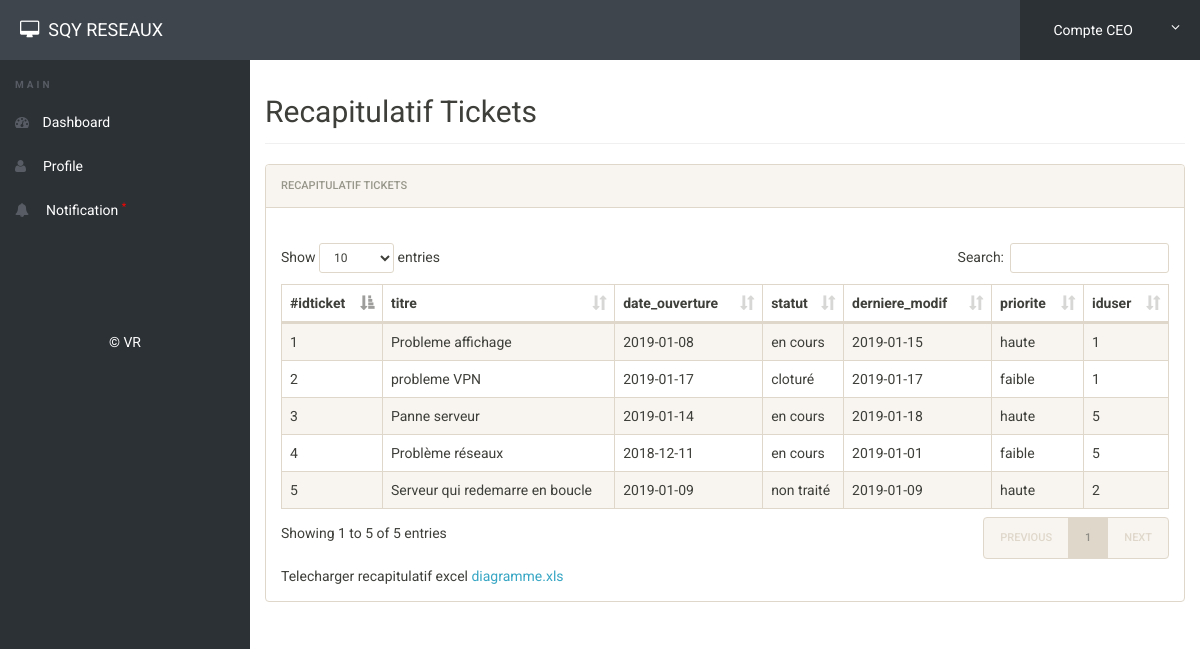
/ceo/ticket.php (signed in), run on the app's committed database.
### tables this page shows
CREATE TABLE IF NOT EXISTS `ticket` (
  `idticket` int(11) NOT NULL AUTO_INCREMENT,
  `titre` varchar(255) NOT NULL,
  `date_ouverture` date NOT NULL,
  `statut` varchar(50) NOT NULL,
  `derniere_modif` date NOT NULL,
  `priorite` varchar(50) NOT NULL,
  `iduser` int(11) NOT NULL,
  PRIMARY KEY (`idticket`),
  KEY `ticket_client_FK` (`iduser`)
);

### ceo/ticket.php (the view, shortened to what this page needs)
<?php
include('includes/config.php');
if(strlen($_SESSION['alogin'])==0)
	{
header('location:index.php');
}
else{
 ?>
<!doctype html>
<html lang="en" class="no-js">
<head>
	<link rel="stylesheet" href="css/font-awesome.min.css">
	<link rel="stylesheet" href="css/bootstrap.min.css">
	<link rel="stylesheet" href="css/dataTables.bootstrap.min.css">
	<link rel="stylesheet" href="css/bootstrap-social.css">
	<link rel="stylesheet" href="css/bootstrap-select.css">
	<link rel="stylesheet" href="css/fileinput.min.css">
	<link rel="stylesheet" href="css/awesome-bootstrap-checkbox.css">
	<link rel="stylesheet" href="css/style.css">
</head>
<body>
	<?php include('includes/header.php');?>
	<div class="ts-main-content">
		<?php include('includes/leftbar.php');?>
		<div class="content-wrapper">
			<div class="container-fluid">
				<div class="row">
					<div class="col-md-12">
						<h2 class="page-title">Recapitulatif Tickets</h2>
						<div class="panel panel-default">
							<div class="panel-heading">Recapitulatif Tickets</div>
							<div class="panel-body">
								<table id="zctb" class="display table table-striped table-bordered table-hover" cellspacing="0" width="100%">
									<thead>
										<tr>
										       <th>#idticket</th>
												<th>titre</th>
												<th>date_ouverture</th>
                                                <th>statut</th>
                                                <th>derniere_modif</th>
											    <th>priorite</th>
												<th>iduser</th>
										</tr>
									</thead>
									<tbody>
									<br>
<?php
$reciver = 'Admin';
$sql = "SELECT * from  ticket";
$query = $dbh -> prepare($sql);
$query-> bindParam(':reciver', $reciver, PDO::PARAM_STR);
$query->execute();
$results=$query->fetchAll(PDO::FETCH_OBJ);
$cnt=1;
if($query->rowCount() > 0)
{
foreach($results as $result)
{				?>
										<tr>
                                            <td><?php echo htmlentities($result->idticket);?></td>
											<td><?php echo htmlentities($result->titre);?></td>
                                            <td><?php echo htmlentities($result->date_ouverture);?></td>
											<td><?php echo htmlentities($result->statut);?></td>
											<td><?php echo htmlentities($result->derniere_modif);?></td>
											<td><?php echo htmlentities($result->priorite);?></td>
											<td><?php echo htmlentities($result->iduser);?></td>
										</tr>
										<?php $cnt=$cnt+1; }} ?>
									</tbody>
								</table>
								<object type="application/vnd.ms-excel"
        data="test.xlsx" width="300" height="200">Telecharger recapitulatif excel <a href="test.xlsx">diagramme.xls</a>
</object>
							</div>
						</div>
					</div>
				</div>
			</div>
		</div>
	</div>
</body>
</html>
<?php } ?>

### ceo/includes/header.php (shortened to what this page needs)
<div class="brand clearfix">
<h4 class="pull-left text-white" style="margin:20px 0px 0px 20px"><i class="fa fa-desktop"></i>&nbsp; SQY RESEAUX</h4>
		<ul class="ts-profile-nav">
			<li class="ts-account">
				<a href="#"><img src="img/ts-avatar.jpg" class="ts-avatar hidden-side" alt=""> Compte CEO <i class="fa fa-angle-down hidden-side"></i></a>
			</li>
		</ul>
	</div>

### ceo/includes/leftbar.php (shortened to what this page needs)
<nav class="ts-sidebar">
		<ul class="ts-sidebar-menu">
			<li class="ts-label">Main</li>
			<li><a href="dashboard.php"><i class="fa fa-dashboard"></i> Dashboard</a></li>
		<li><a href="profile.php"><i class="fa fa-user"></i> &nbsp;Profile</a>
		</li>
		<li><a href="notification.php"><i class="fa fa-bell"></i> &nbsp;Notification <sup style="color:red">*</sup></a>
		</li>
		</ul>
		<p class="text-center" style="color:#ffffff; margin-top: 100px;">© VR</p>
	</nav>

### ceo/css/style.css (style rules this page uses)
html { font-size: 14px; }
@media only screen and (min-width: 480px) { html { font-size: 17px; } }
@media only screen and (min-width: 768px) { html { font-size: 14px; } }
@media only screen and (min-width: 1024px) { p { font-size: 1em; margin-bottom: 1.8em; } }
body { font-size: 1em; }
a { color: #37a6c4; }
.panel { overflow: hidden; }
.text-white, .text-light { color: #fff !important; }
ul, li { margin: 0; padding: 0; list-style: none; }
.page-title { padding-bottom: 15px; margin-bottom: 20px; border-bottom: 1px solid #f0f0f0; }
.brand { background: #3e454c; position: relative; z-index: 3; position: fixed; width: 100%; top: 0; }
.brand .ts-profile-nav { float: right; display: none; }
.brand .ts-profile-nav li { float: left; position: relative; }
.brand .ts-profile-nav li a { display: block; padding: 20px; color: #fff; }
.brand .ts-profile-nav .ts-account .fa-angle-down { float: right; }
.brand .ts-profile-nav .ts-account > a { width: 180px; background: #2c3136; }
@media only screen and (min-width: 992px) { .brand .ts-profile-nav { display: block; } }
.ts-sidebar { background: #2c3136; max-height: 0; transition: max-height 0.3s; overflow: hidden; position: fixed; z-index: 2; width: 100%; bottom: 0; top: 60px; overflow-y: auto; }
@media only screen and (min-width: 992px) { .ts-sidebar { max-height: 100%; bottom: 0; } }
.ts-sidebar-menu .ts-label { color: #585c64; font-weight: bold; padding: 8px 15px; text-transform: uppercase; font-size: 10px; letter-spacing: 3px; margin-top: 10px; }
.ts-sidebar-menu a { display: block; text-decoration: none; padding: 12px 15px; color: #fff; }
.ts-sidebar-menu li { position: relative; }
.ts-sidebar-menu li i { color: #585c64; margin-right: 10px; }
.ts-main-content .content-wrapper { padding-top: 15px; margin-top: 60px; }
@media only screen and (min-width: 992px) { .ts-main-content .ts-sidebar { width: 250px; float: left; } }
@media only screen and (min-width: 992px) { .ts-main-content .content-wrapper { margin-left: 250px; } }

### data on the page
ticket: idticket "1", titre "Probleme affichage", date_ouverture "2019-01-08", statut "en cours", derniere_modif "2019-01-15", priorite "haute", iduser "1"
ticket: idticket "2", titre "probleme VPN", date_ouverture "2019-01-17", statut "cloturé", derniere_modif "2019-01-17", priorite "faible", iduser "1"
ticket: idticket "3", titre "Panne serveur", date_ouverture "2019-01-14", statut "en cours", derniere_modif "2019-01-18", priorite "haute", iduser "5"
ticket: idticket "4", titre "Problème réseaux", date_ouverture "2018-12-11", statut "en cours", derniere_modif "2019-01-01", priorite "faible", iduser "5"
ticket: idticket "5", titre "Serveur qui redemarre en boucle", date_ouverture "2019-01-09", statut "non traité", derniere_modif "2019-01-09", priorite "haute", iduser "2"
